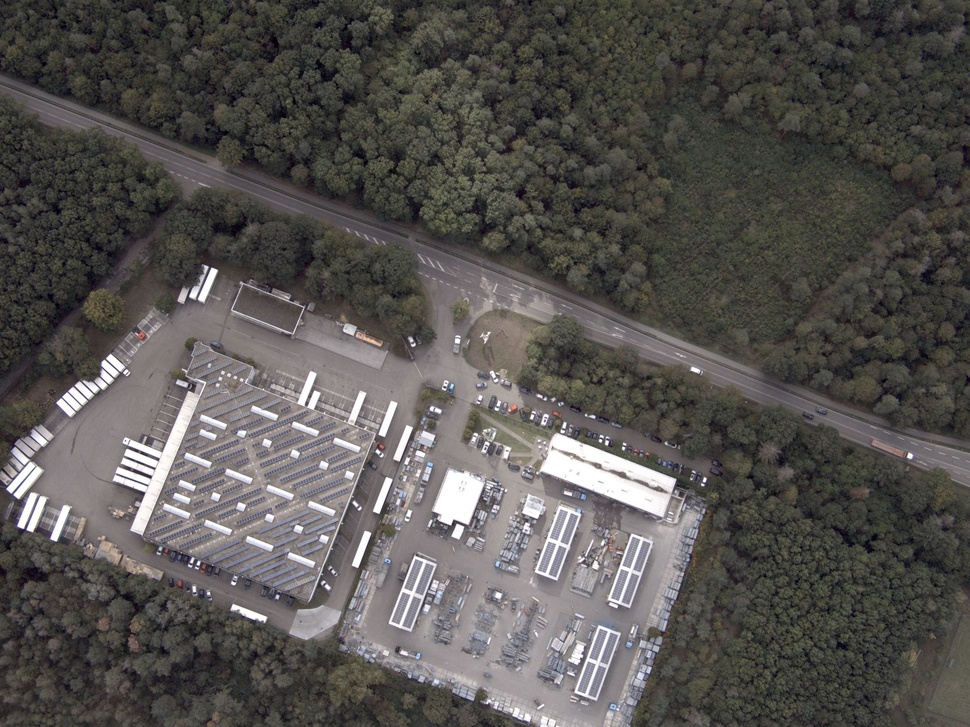
#> input picture pic/forest_2.jpg, 970 x 727 px, shrunk from 1920 x 1440 before the run
$ python harris_corner_detection.py
#> lines starting #> are read from the running program, lines starting #| are printed output that depends on the picture; after the words box and inside, x2 and y2 are one past the last pixel; in counts of white or black regions, pixels touching at a corner belong together
import cv2 as cv
import numpy as np


if __name__ == '__main__':

    pic = cv.imread('../pic/forest_2.jpg')
#> pic is the input picture: shape (727, 970, 3); mean B, G, R 80.6, 83.3, 86.1
    pic_gray = cv.cvtColor(pic, cv.COLOR_RGB2GRAY)
    pic_gray32 = np.float32(pic_gray)
    harris_detection = cv.cornerHarris(pic_gray32, 2, 3, 0.04)
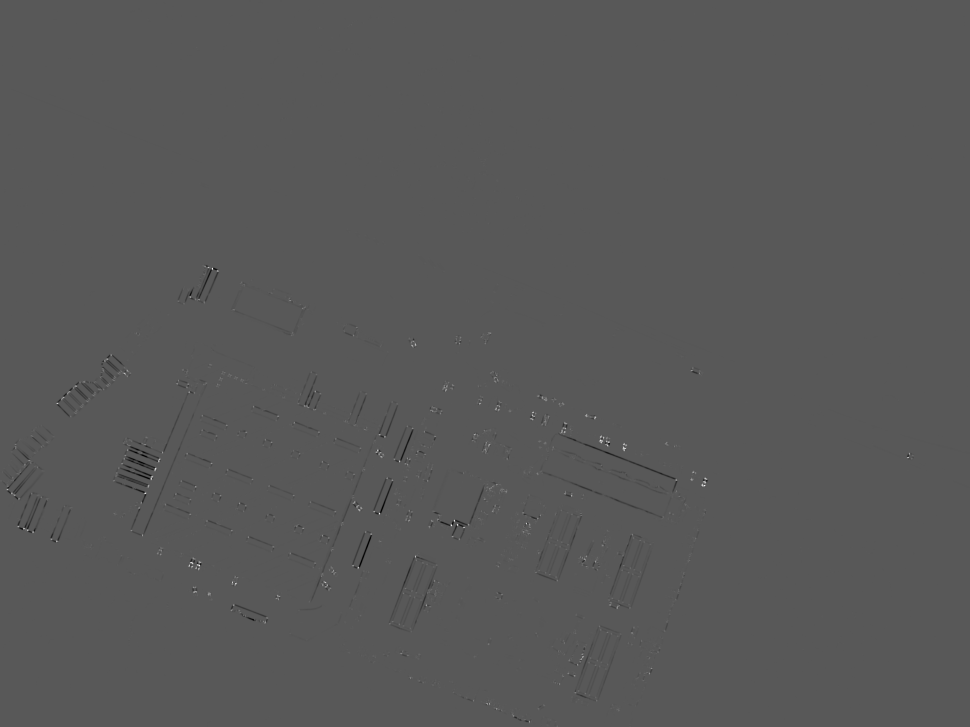
#> harris_detection: shape (727, 970) float32; min -40272176, max 76254200, mean -52586.6; drawn with min black and max white
    harris_detection = cv.dilate(harris_detection, None)
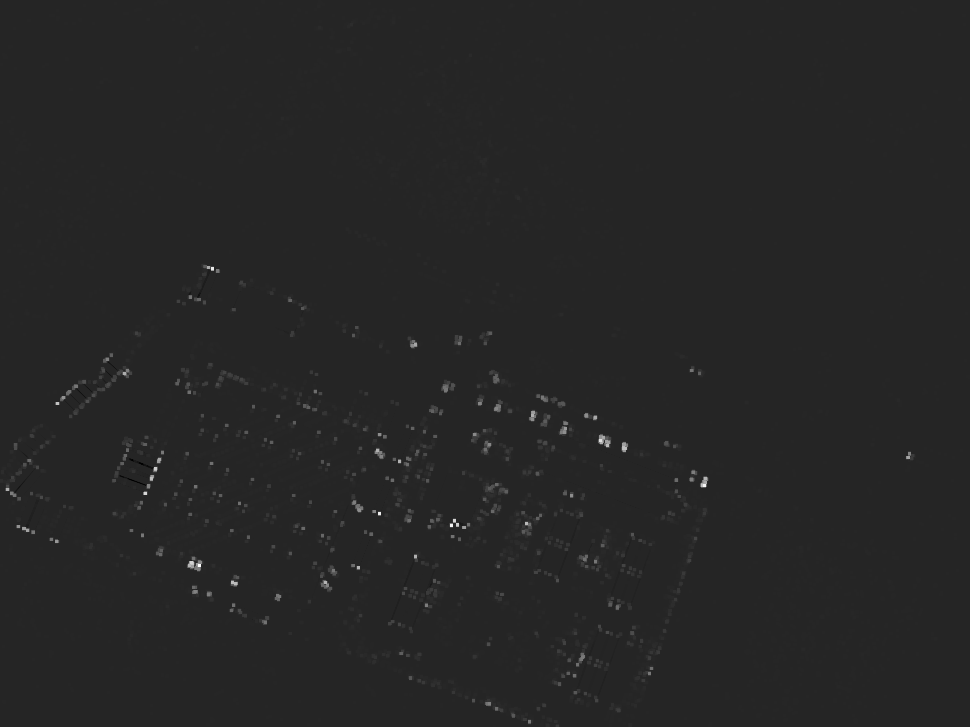
#> harris_detection: shape (727, 970) float32; min -13230321, max 76254200, mean 259639.9; drawn with min black and max white
    pic[harris_detection > 0.01*harris_detection.max()] = [0, 0, 255]
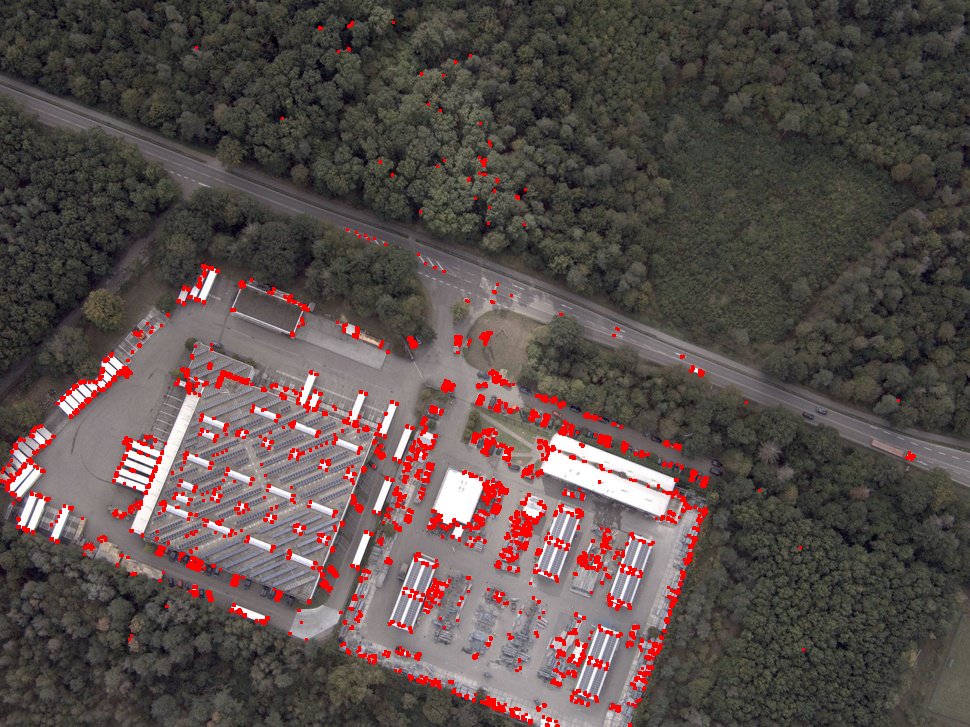
#> pic: shape (727, 970, 3); 3.45% of pixels changed, all inside (x1, y1, x2, y2) = (0, 21, 916, 727)
    cv.imshow('result', pic)
    cv.imwrite('../pic/image/result_4.jpg', pic)
    # [6 lines of commented-out code are left out]
    cv.waitKey(0)

$ run again, with pic/forest_1.jpg copied over pic/forest_2.jpg
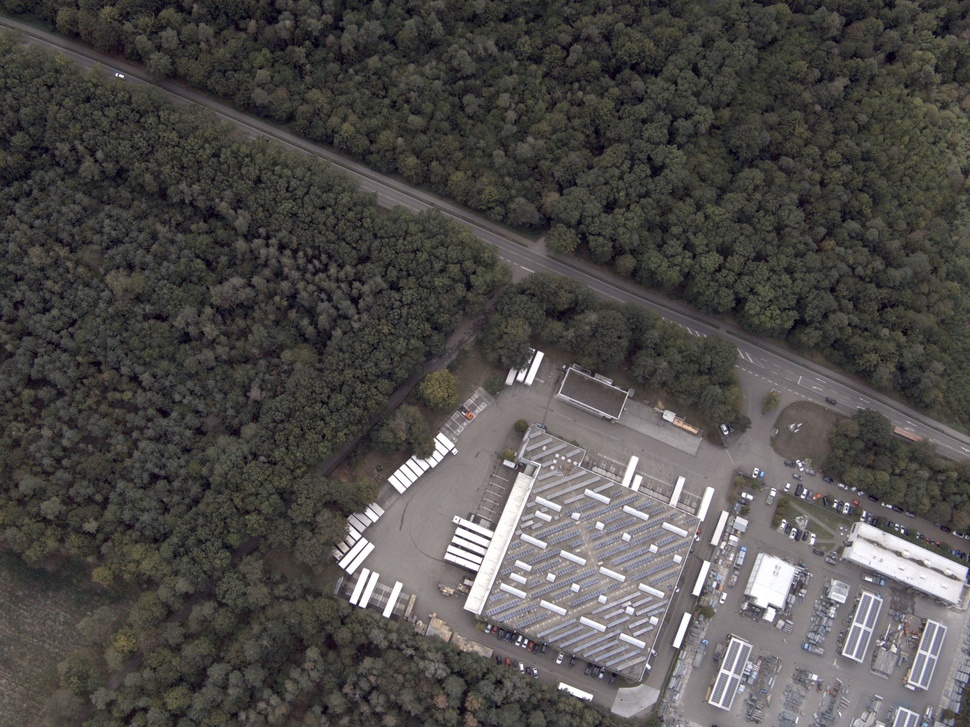
#> input picture pic/forest_1.jpg, 970 x 727 px, shrunk from 1920 x 1440 before the run
#> pic is the input picture: shape (727, 970, 3); mean B, G, R 73.8, 75.8, 78.3
#> `harris_detection = cv.dilate(harris_detection, None)`:
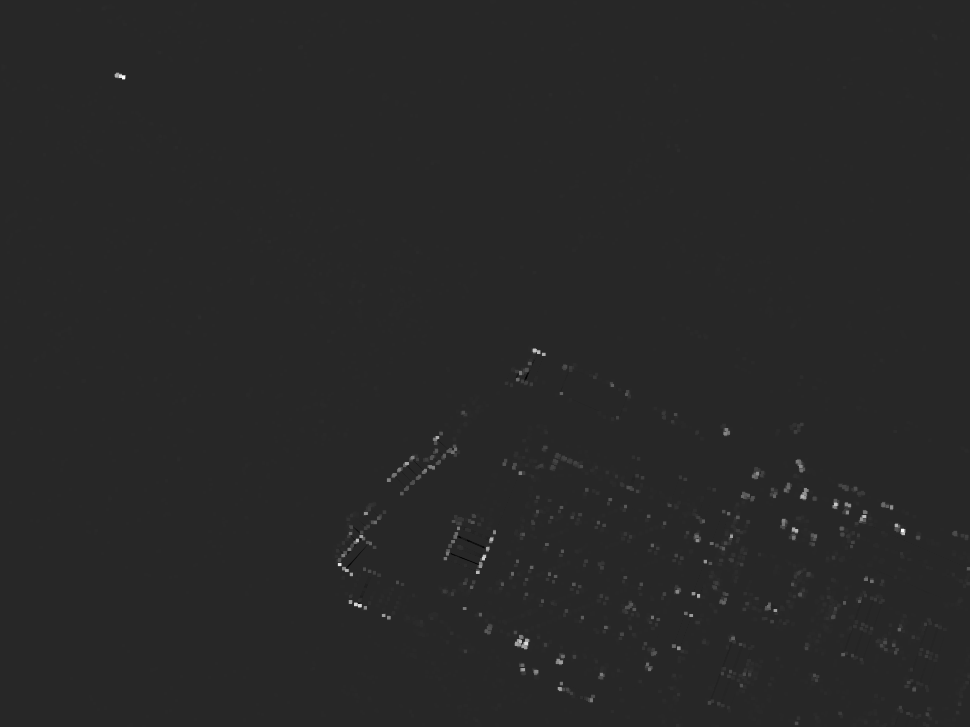
#> harris_detection: shape (727, 970) float32; min -13655795, max 74333224, mean 205723; drawn with min black and max white
#> `pic[harris_detection > 0.01*harris_detection.max()] = [0, 0, 255]`:
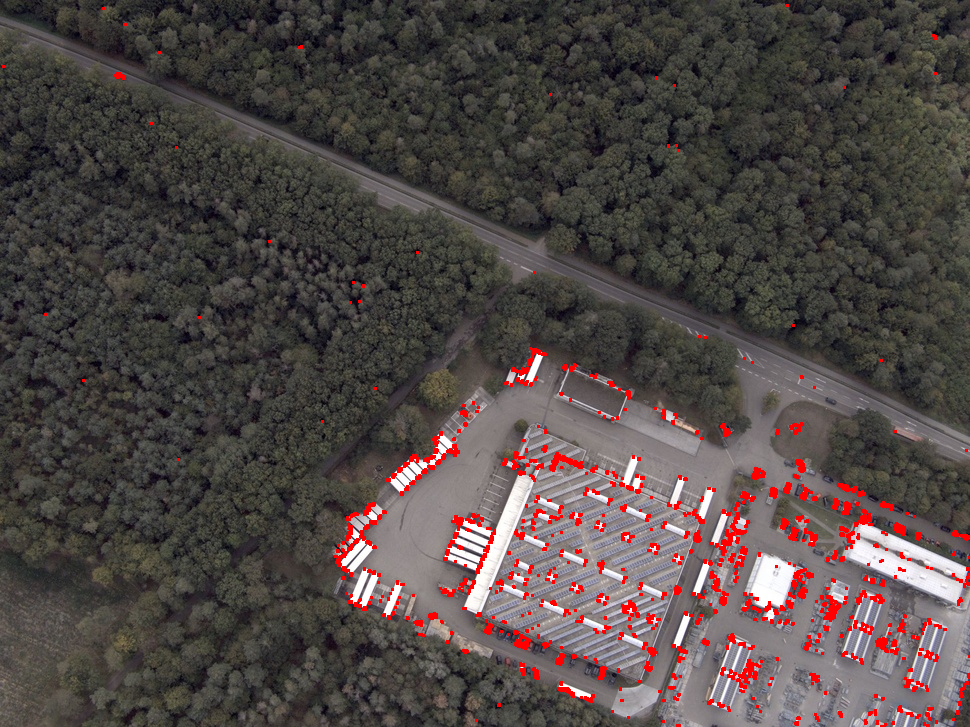
#> pic: shape (727, 970, 3); 2.54% of pixels changed, all inside (x1, y1, x2, y2) = (2, 4, 970, 727)

$ run again, with pic/IMG_20191122_131329_9.jpg copied over pic/forest_2.jpg
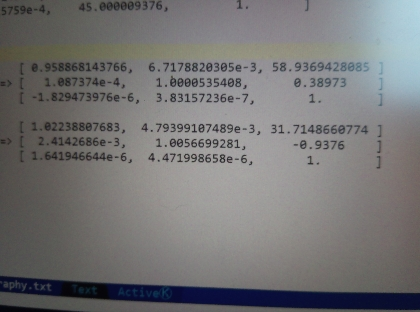
#> input picture pic/IMG_20191122_131329_9.jpg, 420 x 312 px
#> pic is the input picture: shape (312, 420, 3); mean B, G, R 117.2, 116.6, 117.2
#> `harris_detection = cv.dilate(harris_detection, None)`:
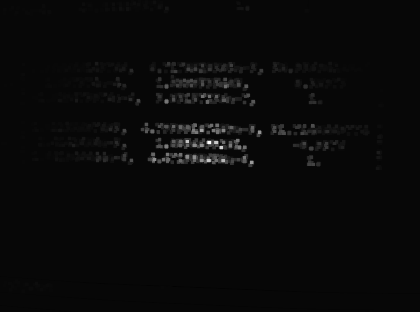
#> harris_detection: shape (312, 420) float32; min -379383.2, max 13222176, mean 128081.2; drawn with min black and max white
#> `pic[harris_detection > 0.01*harris_detection.max()] = [0, 0, 255]`:
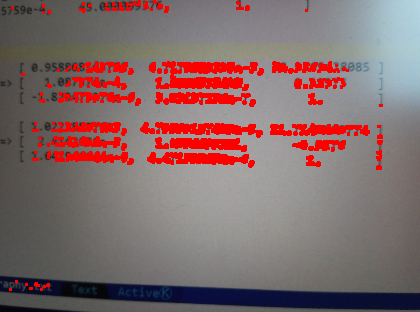
#> pic: shape (312, 420, 3); 9.44% of pixels changed, all inside (x1, y1, x2, y2) = (9, 0, 383, 291)
